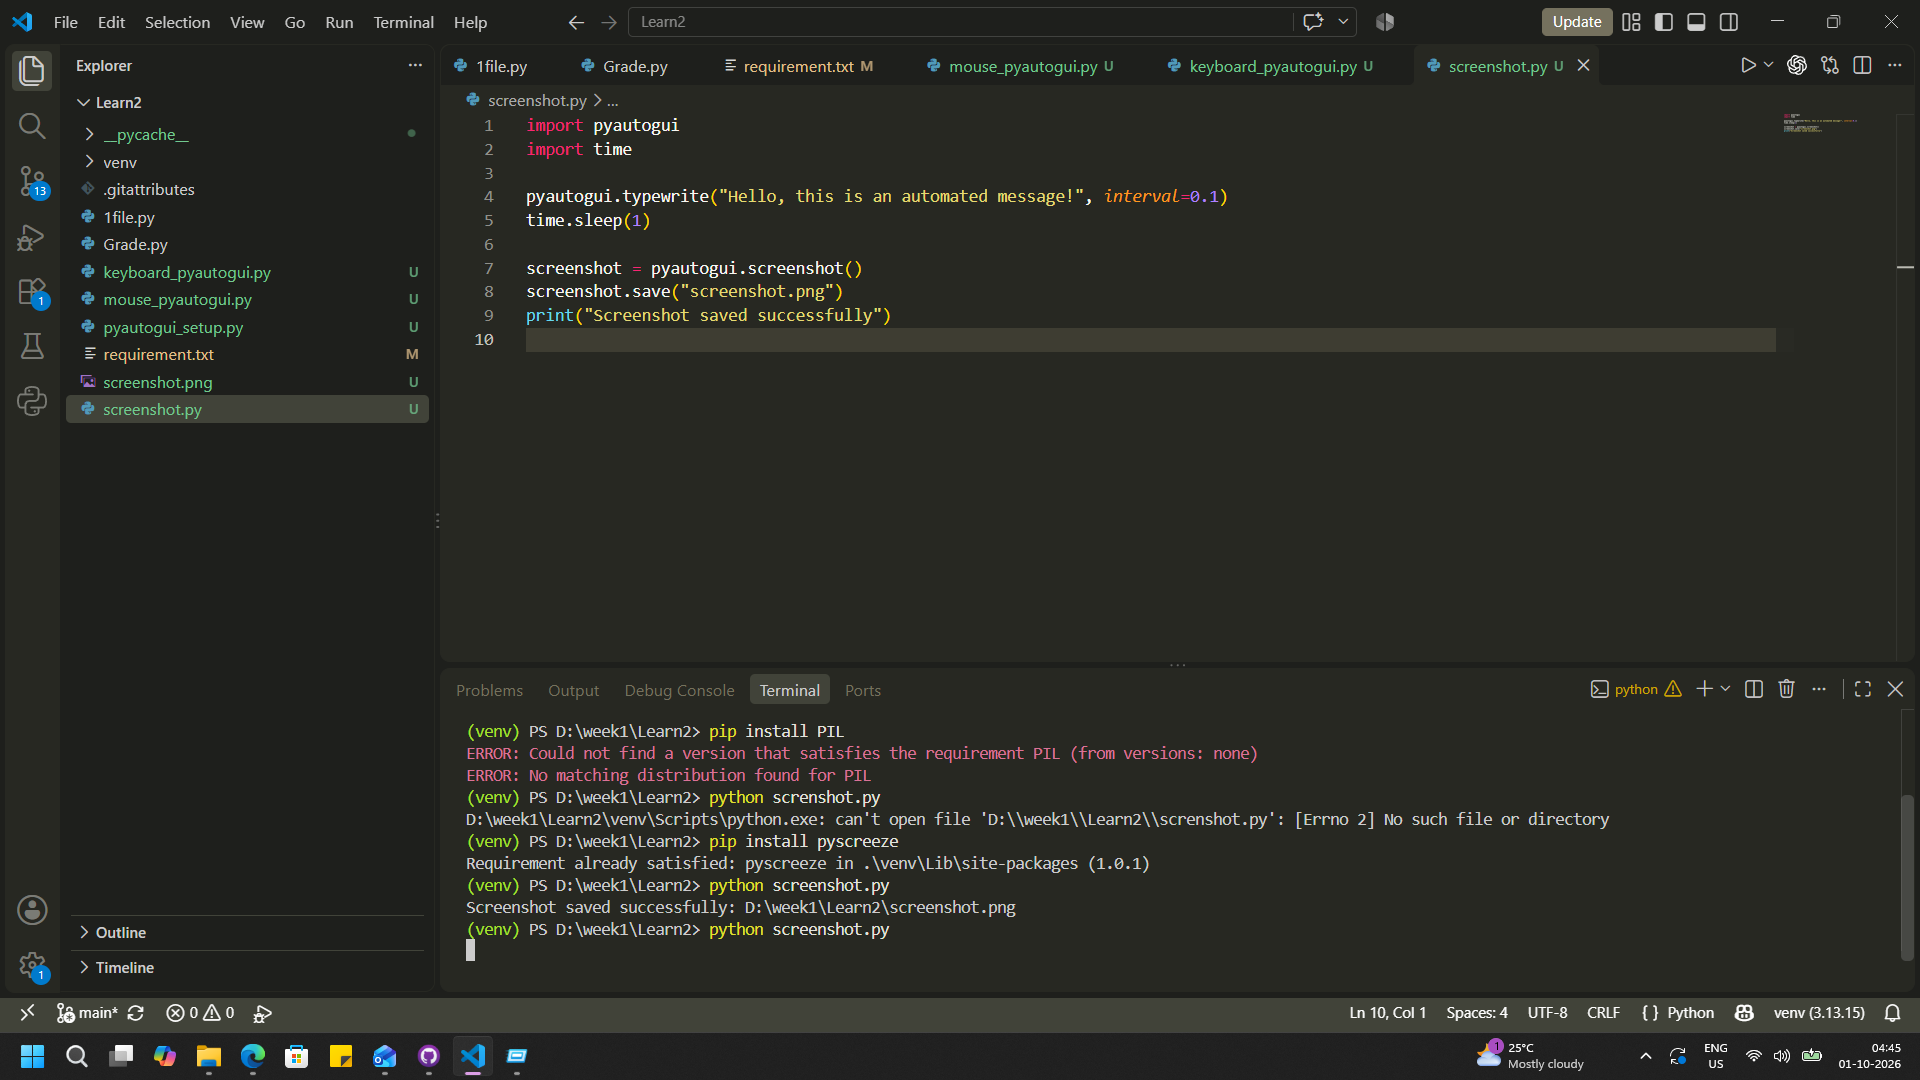

Python code for this plot:
import pyautogui
import time

pyautogui.typewrite("Hello, this is an automated message!", interval=0.1)
time.sleep(1)

screenshot = pyautogui.screenshot()
screenshot.save("screenshot.png")   
print("Screenshot saved successfully")
